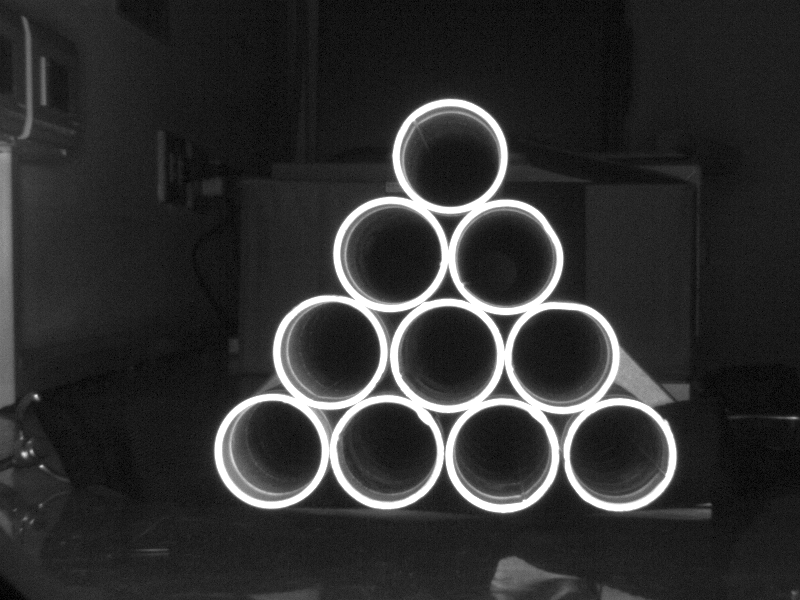
//> input picture data/image/430.bmp, 800 x 600 px
$ ./polar_coordinate_pixel   (built with g++ and OpenCV 4)
//> lines starting //> are read from the running program, lines starting //| are printed output that depends on the picture; after the words box and inside, x2 and y2 are one past the last pixel; in counts of white or black regions, pixels touching at a corner belong together
#include <opencv2/opencv.hpp>
#include <iostream>
#include <vector>

using namespace cv;
using namespace std;

// Constants
// DefaultMinDist = gray.rows / 8 . DefaultParam2 is important
const int DefaultMinDist = 60, DefaultParam1 = 70, DefaultParam2 = 45, DefaultMinRadius = 45,
          DefaultRadmaxius = 80, MaxValue = 255;

// Global variables
Mat src, dst, output, ROI, polarImg_Inv, diffC3, mergeIMG, srcClone;
vector<Vec3f> circles;
int minDist, param1, param2, minRadius, Radmaxius, channel;
int circleCenterX, circleCenterY, circleRadius, pixelValue = 155, brightness = 155, travel = 0;
Point prevMousePosition(-1, -1);

// Function prototypes
void minDistCall(int, void *);
void param1Call(int, void *);
void param2Call(int, void *);
void minRadiusCall(int, void *);
void RadmaxiusCall(int, void *);
void channelCall(int, void *);
void calibration(const Mat &input);
void initializeTrackbars();
void detectCirclesAndDraw();
void onMouse(int event, int x, int y, int flags, void *userdata);
void circleDetect(double &defectSize);
void imgMerge(Mat &srcClone, double &defectSize);

int main(int argc, char **argv)
{
    // -------------------------------------------------------------------------
    // ---                        HoughCircles                               ---
    // -------------------------------------------------------------------------
    // pre-process
    src = imread("..\\data\\image\\430.bmp");
//> src is the input picture: 600 rows x 800 cols, CV_8UC3; min 0, max 255, mean 47.3
    calibration(src);
    cvtColor(dst, dst, COLOR_BGR2GRAY);
//> dst: 600 rows x 800 cols, CV_8UC1
    medianBlur(dst, dst, 3);
    threshold(dst, dst, 220, 255, THRESH_BINARY);
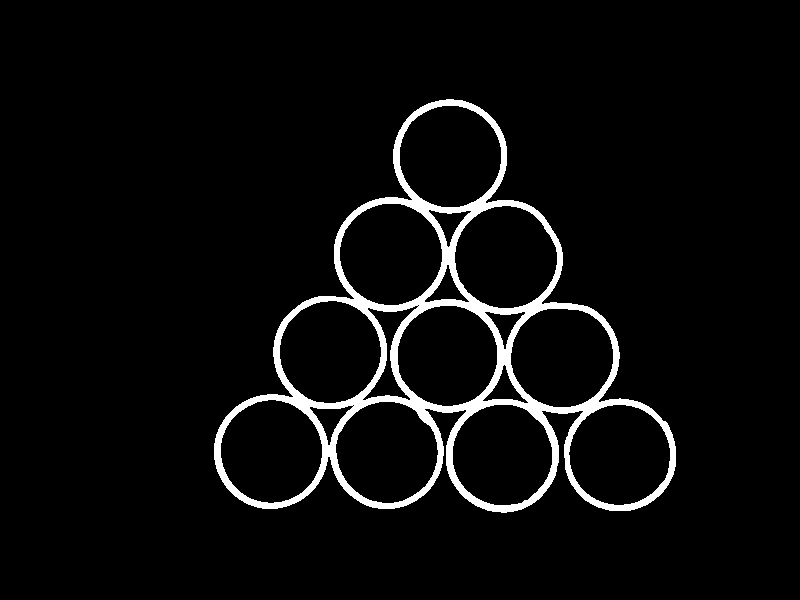
//> dst: 600 rows x 800 cols, CV_8UC1; 4.7% white; 1 white region, box (x1, y1, x2, y2) and area: (214, 99, 676, 513) 22330
    // windows
    namedWindow("output", WINDOW_AUTOSIZE);
    initializeTrackbars();

    while (1)
    {
        detectCirclesAndDraw();

        int key = waitKey(1);
        if (key == 'q' || key == 27)
        {
            break;
        }
    }
    destroyAllWindows();
    // -------------------------------------------------------------------------
    // ---      use polar coodiates transfer detect circle defect            ---
    // -------------------------------------------------------------------------
    namedWindow("merge", WINDOW_AUTOSIZE);
    const int InitChannel = 0, MaxChannel = circles.size() - 1;
    bool hasDefect = false;
    createTrackbar("channel", "merge", nullptr, MaxChannel, channelCall);
    setTrackbarPos("channel", "merge", InitChannel);
    setMouseCallback("merge", onMouse, NULL);

    srcClone = src.clone();
    double defectSize;

    while (1)
    {
        defectSize = 0;
        int bias = 0;

        if (travel < circles.size())
        {
            circleCenterX = cvRound(circles[travel][0]);
            circleCenterY = cvRound(circles[travel][1]);
            circleRadius = cvRound(circles[travel][2]) + bias;

            circleDetect(defectSize);
            imgMerge(srcClone, defectSize);

            travel++;
        }
        else
        {
            circleCenterX = cvRound(circles[channel][0]);
            circleCenterY = cvRound(circles[channel][1]);
            circleRadius = cvRound(circles[channel][2]) + bias;

            circleDetect(defectSize);
            imgMerge(srcClone, defectSize);

            int key = waitKey(1);
            if (key == 'q' || key == 27)
            {
                break;
            }
        }
    }
    destroyAllWindows();
    return 0;
}

// -------------------------------------------------------------------------
// ---                        call back function                         ---
// -------------------------------------------------------------------------
void minDistCall(int, void *)
{
    minDist = getTrackbarPos("minDist", "output");
}
void param1Call(int, void *)
{
    param1 = getTrackbarPos("param1", "output");
}
void param2Call(int, void *)
{
    param2 = getTrackbarPos("param2", "output");
}
void minRadiusCall(int, void *)
{
    minRadius = getTrackbarPos("minRadius", "output");
}
void RadmaxiusCall(int, void *)
{
    Radmaxius = getTrackbarPos("Radmaxius", "output");
}
// [4 lines left out: function channelCall, not called in this run]
void setTrackbarPosition(const string &trackbarName, const string &windowName, int initValue, void (*callback)(int, void *))
{
    createTrackbar(trackbarName, windowName, nullptr, MaxValue, callback);
    setTrackbarPos(trackbarName, windowName, initValue);
}
void initializeTrackbars()
{
    setTrackbarPosition("minDist", "output", DefaultMinDist, minDistCall);
    setTrackbarPosition("param1", "output", DefaultParam1, param1Call);
    setTrackbarPosition("param2", "output", DefaultParam2, param2Call);
    setTrackbarPosition("minRadius", "output", DefaultMinRadius, minRadiusCall);
    setTrackbarPosition("Radmaxius", "output", DefaultRadmaxius, RadmaxiusCall);
}

// [33 lines left out: function onMouse, not called in this run]

// -------------------------------------------------------------------------
// ---                    VOID about HoughtCircle                        ---
// -------------------------------------------------------------------------
void calibration(const Mat &input)
{
    FileStorage fs("..\\data\\calibration.xml", FileStorage::READ);

    Mat cameraMatrix, distCoeffs;
    fs["cameraMatrix"] >> cameraMatrix;
    fs["distCoeffs"] >> distCoeffs;

    undistort(input, dst, cameraMatrix, distCoeffs);
    fs.release();
}

bool compareCircles(const Vec3f &circle1, const Vec3f &circle2)
{
    // Sort by y-coordinate first (top to bottom)
    if (fabs(circle1[1] - circle2[1]) > 20)
    {
        return circle1[1] < circle2[1];
    }
    // If y-coordinates are the same, sort by x-coordinate (left to right)
    return circle1[0] < circle2[0];
}

void calcCircles(const Mat &input, vector<Vec3f> &circles)
{
    Mat temp, contours;
    Mat kernel = getStructuringElement(MORPH_RECT, Size(3, 3));
    // [4 lines of commented-out code are left out]
    morphologyEx(input, temp, MORPH_OPEN, kernel);
//> temp: 600 rows x 800 cols, CV_8UC1; 4.7% white; 1 white region, box (x1, y1, x2, y2) and area: (214, 99, 676, 513) 22328
    Canny(temp, contours, 50, 150);
//> contours: 600 rows x 800 cols, CV_8UC1; 1.4% white in thin lines or dots, all inside (x1, y1, x2, y2) = (213, 98, 676, 513)
    HoughCircles(contours, circles, HOUGH_GRADIENT, 1, minDist, param1, param2, minRadius, Radmaxius);
//> circles = 10 circles (x, y, radius): [449.5, 155.5, 56.1], [502.5, 454.5, 49.5], [620.5, 454.5, 56.6], [386.5, 450.5, 50.4], [330.5, 352.5, 50.7], [562.5, 356.5, 50.8], [446.5, 356.5, 50.5], [270.5, 450.5, 51.2], [388.5, 254.5, 50.8], [507.5, 258.5, 54]
    sort(circles.begin(), circles.end(), compareCircles);
//> circles = 10 items: [449.5, 155.5, 56.1], [388.5, 254.5, 50.8], [507.5, 258.5, 54], [330.5, 352.5, 50.7], [446.5, 356.5, 50.5], [562.5, 356.5, 50.8], [270.5, 450.5, 51.2], [386.5, 450.5, 50.4], [502.5, 454.5, 49.5], [620.5, 454.5, 56.6]
}

void drawCircle(Mat &input, const vector<Vec3f> &circles)
{
    for (int i = 0; i < circles.size(); i++)
    {
        Point center(cvRound(circles[i][0]), cvRound(circles[i][1]));
        int radius = cvRound(circles[i][2]);
        circle(input, center, radius, Scalar(0, 0, 255), 3, 8, 0);
    }
//> this loop made 10 passes
//> (center, radius) on passes 1 to 8: (Point(450, 156), 56), (Point(388, 254), 51), (Point(508, 258), 54), (Point(330, 352), 51), (Point(446, 356), 50), (Point(562, 356), 51), (Point(270, 450), 51), (Point(386, 450), 50)
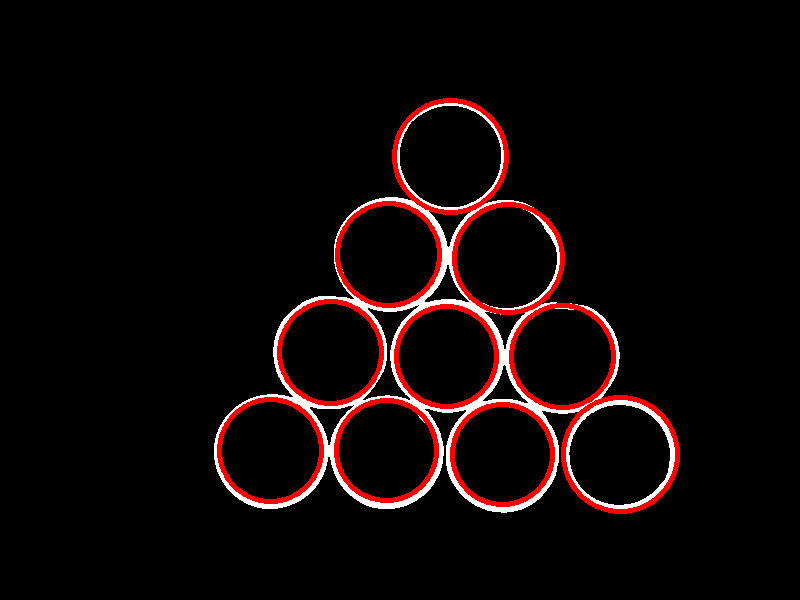
//> input: 600 rows x 800 cols, CV_8UC3; mean B, G, R 6.9, 6.9, 15.6
}

void detectCirclesAndDraw()
{
    calcCircles(dst, circles);
    cvtColor(dst, output, COLOR_GRAY2BGR);
    drawCircle(output, circles);
    putText(output, "Adjust trackbar to control Hough parameters,", Point(5, 20), FONT_HERSHEY_SIMPLEX, 0.7, Scalar(0, 255, 255), 2);
    putText(output, "and press q or Ese exit window", Point(5, 50), FONT_HERSHEY_SIMPLEX, 0.7, Scalar(0, 255, 255), 2);
//> the 'q' key is pressed
//> in main, `const int InitChannel = 0, MaxChannel = circles.size() - 1;`: MaxChannel = 9
//> in main, `circleCenterX = cvRound(circles[travel][0]);`: circleCenterX = 450
//> in main, `circleCenterY = cvRound(circles[travel][1]);`: circleCenterY = 156
//> in main, `circleRadius = cvRound(circles[travel][2]) + bias;`: circleRadius = 56
    imshow("output", output);
}

// -------------------------------------------------------------------------
// ---                    VOID about circle detect                       --- binary threshold
// -------------------------------------------------------------------------
void drawContoursOnImage(Mat &image, const vector<vector<Point>> &contours, double &defectSize)
{
    for (int i = 0; i < contours.size(); i++)
    {
        Rect rect = boundingRect(contours[i]);
        if ((rect.width > 5) || (rect.height > 5))
        {
            drawContours(image, contours, i, Scalar(0, 0, 255), 2);
            defectSize = defectSize + contourArea(contours[i]);
        }
    }
}

void processPolarCoordinates(const Mat &input, Mat &polarImg_Inv, int circleRadius)
{
    Point trans_center = Point(circleRadius, circleRadius);
    warpPolar(input, polarImg_Inv, Size(300, 600), trans_center, circleRadius, INTER_LINEAR | WARP_POLAR_LINEAR);
}

void circleDetect(double &defectSize)
{
    const bool isDebugMode = false;

    ROI = src(Rect(circleCenterX - circleRadius, circleCenterY - circleRadius, 2 * circleRadius, 2 * circleRadius));
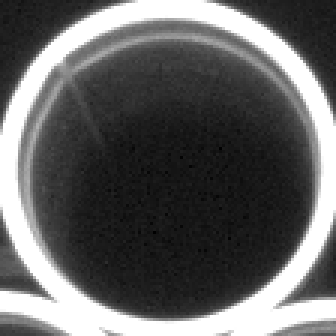
//> ROI: 112 rows x 112 cols, CV_8UC3 (shown 3 times larger); min 0, max 255, mean 97.6

    // Process polar coordinates
    processPolarCoordinates(ROI, dst, circleRadius);
//> in processPolarCoordinates, `Point trans_center = Point(circleRadius, circleRadius);`: trans_center = Point(56, 56)
    // Process blur and difference
    Mat blurredDst, diff, diffLow, binary, grayDst;
    cvtColor(dst, grayDst, COLOR_RGB2GRAY);
    blur(grayDst, blurredDst, Size(3, 501), Point(-1, -1));
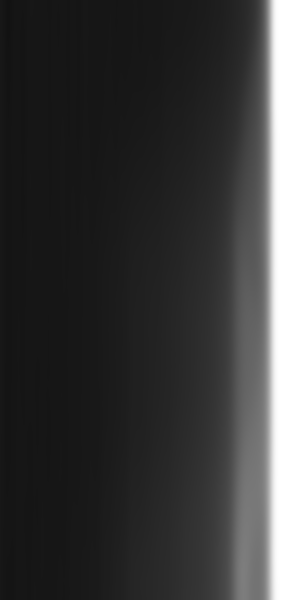
//> blurredDst: 600 rows x 300 cols, CV_8UC1; min 18, max 255, mean 60.4
    absdiff(grayDst, blurredDst, diff);
    cvtColor(diff, diffC3, COLOR_GRAY2RGB);
    // kill hight value
    threshold(diff, diffLow, brightness, 255, THRESH_TOZERO_INV); // 115
    threshold(diffLow, binary, 70, 255, THRESH_BINARY);
//> binary: 600 rows x 300 cols, CV_8UC1; 0.1% white in thin lines or dots, all inside (x1, y1, x2, y2) = (235, 257, 275, 600)
    medianBlur(binary, binary, 3);
//> binary: 600 rows x 300 cols, CV_8UC1; 0.07% white; 9 white regions (8 under 20 px)

    // Find contours and draw defects
    vector<vector<Point>> contours;
    findContours(binary, contours, RETR_EXTERNAL, CHAIN_APPROX_NONE, Point());
//> contours = 9 contours, 8 with area under 20; largest, box (x1, y1, x2, y2) and area: (252, 267, 263, 296) 74
    drawContoursOnImage(diffC3, contours, defectSize);
//> the loop in drawContoursOnImage, `for (int i = 0; i < contours.size(); i++)` made 9 passes
//> (rect, defectSize) on pass 9: (Rect(252, 267, 11, 29), 74.5)
//> after the loop in drawContoursOnImage, `for (int i = 0; i < contours.size(); i++)`:
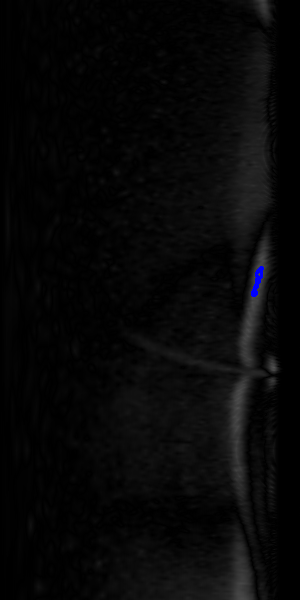
//> image: 600 rows x 300 cols, CV_8UC3; mean R, G, B 7.2, 7.2, 7.5
//> after the loop in drawContoursOnImage, `for (int i = 0; i < contours.size(); i++)`: defectSize = 74.5
//> defectSize = 74.5

    // Inverse to circle
    warpPolar(diffC3, polarImg_Inv, ROI.size(), Point(circleRadius, circleRadius), circleRadius, INTER_LINEAR | WARP_POLAR_LINEAR | WARP_INVERSE_MAP);
//> polarImg_Inv: 112 rows x 112 cols, CV_8UC3
    circle(polarImg_Inv, Point(circleRadius, circleRadius), 3, Scalar(0, 255, 0), -1, 8, 0);
    circle(polarImg_Inv, Point(circleRadius, circleRadius), circleRadius, Scalar(255, 0, 0), 3, 8, 0);
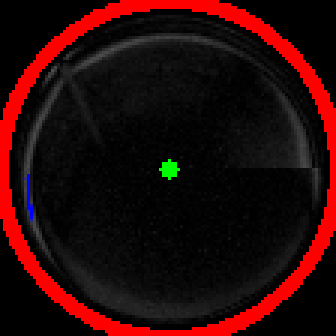
//> polarImg_Inv: 112 rows x 112 cols, CV_8UC3 (shown 3 times larger); mean R, G, B 38.3, 8.2, 8

    if (isDebugMode)
    {
        // [4 lines of commented-out code are left out]
        imshow("Difference", diff);
        imshow("hight kill", diffLow);
        imshow("Binary Image", binary);
        // imshow("Inverse Polar", polarImg_Inv);
    }
}

// -------------------------------------------------------------------------
// ---                   VOID about image merge                          --- defectSize
// -------------------------------------------------------------------------
void copyImageRegion(Mat &src, Mat &dest, Rect sourceRect, Rect destRect)
{
//> called with sourceRect = Rect(0, 0, 800, 600), destRect = Rect(20, 20, 800, 600)
    Mat srcClone = src.clone();
    srcClone.copyTo(dest(destRect));
}

void drawNGText(Mat &image, int centerX, int centerY)
{
    Point center(centerX, centerY);
    putText(image, "NG", center, FONT_HERSHEY_SIMPLEX, 1, Scalar(0, 0, 255), 2);
}

void drawCirclesAndText(Mat &image, int centerX, int centerY, int radius, double &defectSize)
{
//> called with centerX = 450, centerY = 156, radius = 56
    Point center(centerX + 20, centerY + 20);
//> center = Point(470, 176)
    circle(image, center, 3, Scalar(0, 255, 0), -1, 8, 0);
//> image: 640 rows x 1404 cols, CV_8UC3
    circle(image, center, radius, Scalar(255, 0, 0), 3, 8, 0);

    int outsetX = src.cols;
    putText(image, "Adjust channel trackbar to control image show, and click in the polar coordinate area to control brightness threshold.", Point(5, 20), FONT_HERSHEY_SIMPLEX, 0.7, Scalar(0, 255, 255), 2);
    putText(image, "Press q or Ese exit window", Point(5, 50), FONT_HERSHEY_SIMPLEX, 0.7, Scalar(0, 255, 255), 2);
    putText(image, "src :", Point(10, 90), FONT_HERSHEY_SIMPLEX, 1, Scalar(0, 255, 0), 2);
//> image: 640 rows x 1404 cols, CV_8UC3; mean R, G, B 28.5, 30.6, 30.6
    putText(image, "ROI :", Point(outsetX + 10, 90), FONT_HERSHEY_SIMPLEX, 1, Scalar(0, 255, 0), 2);
    putText(image, "defect :", Point(outsetX + 10, 340), FONT_HERSHEY_SIMPLEX, 1, Scalar(0, 255, 0), 2);
    putText(image, "polar coordinates :", Point(src.cols + ROI.cols + polarImg_Inv.cols, 90), FONT_HERSHEY_SIMPLEX, 1, Scalar(0, 255, 0), 2);
    putText(image, "radius = " + to_string(radius), Point(30, 120), FONT_HERSHEY_SIMPLEX, 0.75, Scalar(255, 0, 0), 2);
    putText(image, "defectSize = " + to_string(lround(defectSize)), Point(30, 150), FONT_HERSHEY_SIMPLEX, 0.75, Scalar(255, 0, 0), 2);
    putText(image, "pixelValue = " + to_string(pixelValue), Point(30, 180), FONT_HERSHEY_SIMPLEX, 0.75, Scalar(255, 0, 0), 2);
    putText(image, "brightness = " + to_string(brightness), Point(30, 210), FONT_HERSHEY_SIMPLEX, 0.75, Scalar(255, 0, 0), 2);
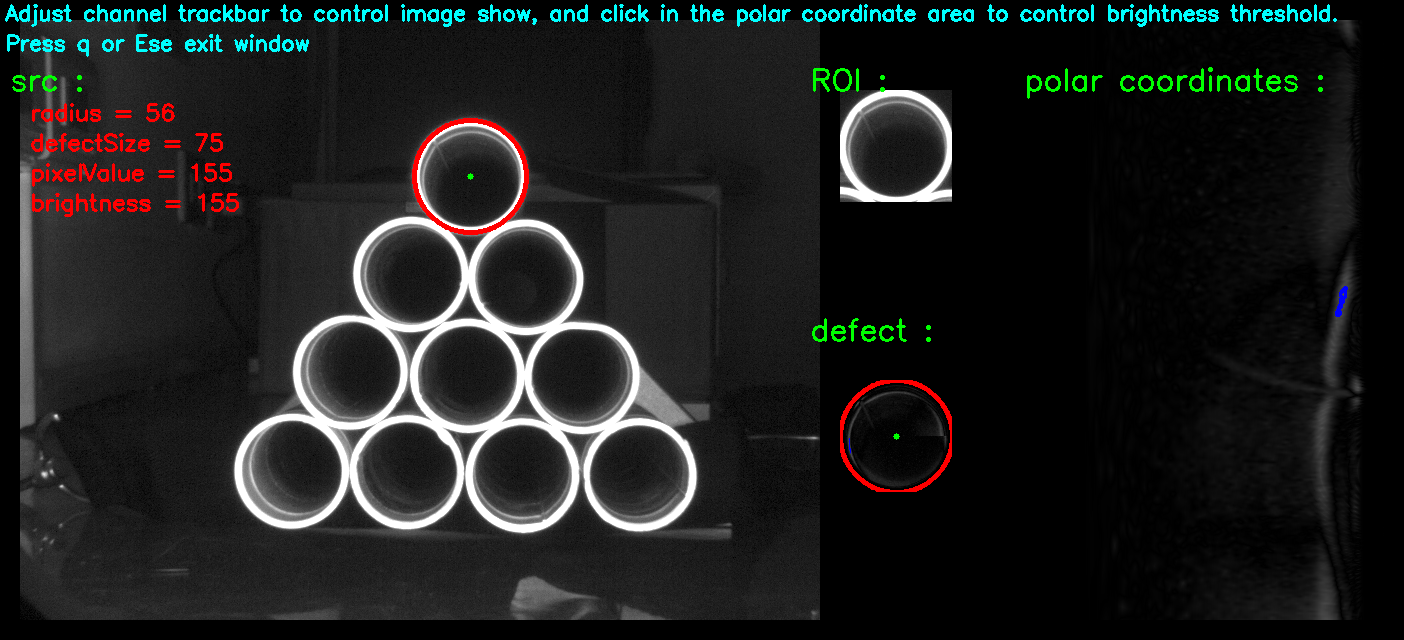
//> image: 640 rows x 1404 cols, CV_8UC3; mean R, G, B 29.7, 31.3, 30.4
}

bool hasDefect(double &defectSize)
{
    if (defectSize > 500.0) // TODO:
        return true;
    else
        return false;
}

void imgMerge(Mat &srcClone, double &defectSize)
{
    int padding = 20;

    int width = src.cols + ROI.cols + dst.cols + polarImg_Inv.cols + padding * 4;
    int height = max(max(ROI.rows, dst.rows), polarImg_Inv.rows) + padding * 2;
    mergeIMG = Mat3b(height, width, Vec3b(0, 0, 0));

    if (hasDefect(defectSize))
    {
        drawNGText(srcClone, circleCenterX, circleCenterY);
    }
    // create sections
    Rect r0(padding, padding, srcClone.cols, srcClone.rows);
    Rect r1(src.cols + padding * 2, padding + 70, ROI.cols, ROI.rows);
    Rect r2(src.cols + padding * 2, padding + 360, polarImg_Inv.cols, polarImg_Inv.rows);
    Rect r3(src.cols + ROI.cols + polarImg_Inv.cols + padding * 3, padding, dst.cols, dst.rows);

    // copy images
    copyImageRegion(srcClone, mergeIMG, Rect(0, 0, src.cols, src.rows), r0);
    copyImageRegion(ROI, mergeIMG, Rect(0, 0, ROI.cols, ROI.rows), r1);
    copyImageRegion(polarImg_Inv, mergeIMG, Rect(0, 0, polarImg_Inv.cols, polarImg_Inv.rows), r2);
    copyImageRegion(diffC3, mergeIMG, Rect(0, 0, dst.cols, dst.rows), r3); // dst

    drawCirclesAndText(mergeIMG, circleCenterX, circleCenterY, circleRadius, defectSize);

    imshow("merge", mergeIMG);
}
